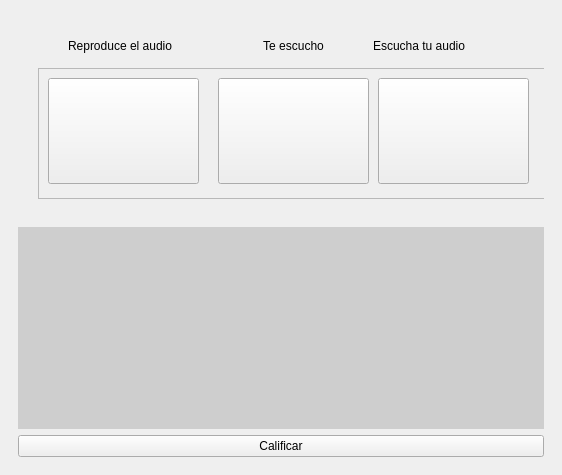
<?xml version="1.0" encoding="UTF-8"?>
<ui version="4.0">
 <class>MainWindow</class>
 <widget class="QMainWindow" name="MainWindow">
  <property name="geometry">
   <rect>
    <x>0</x>
    <y>0</y>
    <width>562</width>
    <height>475</height>
   </rect>
  </property>
  <property name="windowTitle">
   <string>MainWindow</string>
  </property>
  <widget class="QWidget" name="centralwidget">
   <property name="styleSheet">
    <string notr="true"/>
   </property>
   <layout class="QGridLayout" name="gridLayout">
    <item row="1" column="0">
     <widget class="QWidget" name="widget_4" native="true">
      <layout class="QVBoxLayout" name="verticalLayout">
       <item>
        <widget class="QWidget" name="widget" native="true">
         <property name="styleSheet">
          <string notr="true"/>
         </property>
         <widget class="QWidget" name="widget_9" native="true">
          <property name="geometry">
           <rect>
            <x>50</x>
            <y>10</y>
            <width>451</width>
            <height>36</height>
           </rect>
          </property>
          <layout class="QHBoxLayout" name="horizontalLayout">
           <item>
            <widget class="QLabel" name="labelreproductor">
             <property name="styleSheet">
              <string notr="true">font: 12pt &quot;Arial Rounded MT Bold&quot;;</string>
             </property>
             <property name="text">
              <string>Reproduce el audio</string>
             </property>
            </widget>
           </item>
           <item>
            <widget class="QLabel" name="labelescuchar">
             <property name="layoutDirection">
              <enum>Qt::LeftToRight</enum>
             </property>
             <property name="styleSheet">
              <string notr="true">font: 12pt &quot;Arial Rounded MT Bold&quot;;</string>
             </property>
             <property name="text">
              <string>Te escucho</string>
             </property>
             <property name="alignment">
              <set>Qt::AlignCenter</set>
             </property>
            </widget>
           </item>
           <item>
            <widget class="QLabel" name="label">
             <property name="styleSheet">
              <string notr="true">font: 12pt &quot;Arial Rounded MT Bold&quot;;</string>
             </property>
             <property name="text">
              <string>Escucha tu audio</string>
             </property>
            </widget>
           </item>
          </layout>
         </widget>
         <widget class="QFrame" name="frame">
          <property name="geometry">
           <rect>
            <x>20</x>
            <y>50</y>
            <width>508</width>
            <height>131</height>
           </rect>
          </property>
          <property name="frameShape">
           <enum>QFrame::StyledPanel</enum>
          </property>
          <property name="frameShadow">
           <enum>QFrame::Raised</enum>
          </property>
          <widget class="QPushButton" name="botonescuchar_3">
           <property name="geometry">
            <rect>
             <x>180</x>
             <y>10</y>
             <width>151</width>
             <height>106</height>
            </rect>
           </property>
           <property name="text">
            <string/>
           </property>
           <property name="icon">
            <iconset>
             <normaloff>../img/reproductor.jpg</normaloff>../img/reproductor.jpg</iconset>
           </property>
           <property name="iconSize">
            <size>
             <width>16777215</width>
             <height>98</height>
            </size>
           </property>
          </widget>
          <widget class="QPushButton" name="botonplay">
           <property name="geometry">
            <rect>
             <x>10</x>
             <y>10</y>
             <width>151</width>
             <height>106</height>
            </rect>
           </property>
           <property name="text">
            <string/>
           </property>
           <property name="icon">
            <iconset>
             <normaloff>../img/reproductor.jpg</normaloff>../img/reproductor.jpg</iconset>
           </property>
           <property name="iconSize">
            <size>
             <width>16777215</width>
             <height>98</height>
            </size>
           </property>
          </widget>
          <widget class="QPushButton" name="botonescuchatuaudio2">
           <property name="geometry">
            <rect>
             <x>340</x>
             <y>10</y>
             <width>151</width>
             <height>106</height>
            </rect>
           </property>
           <property name="text">
            <string/>
           </property>
           <property name="icon">
            <iconset>
             <normaloff>../img/bootnaudiotuyo.png</normaloff>../img/bootnaudiotuyo.png</iconset>
           </property>
           <property name="iconSize">
            <size>
             <width>16777215</width>
             <height>98</height>
            </size>
           </property>
          </widget>
         </widget>
        </widget>
       </item>
       <item>
        <widget class="QWidget" name="widget_5" native="true">
         <property name="styleSheet">
          <string notr="true">background-color: rgb(206, 206, 206);</string>
         </property>
         <layout class="QVBoxLayout" name="verticalLayout_3">
          <item>
           <widget class="QLabel" name="texto1">
            <property name="styleSheet">
             <string notr="true">font: 12pt &quot;Arial Rounded MT Bold&quot;;</string>
            </property>
            <property name="text">
             <string/>
            </property>
           </widget>
          </item>
         </layout>
        </widget>
       </item>
       <item>
        <widget class="QPushButton" name="btncalificar">
         <property name="text">
          <string>Calificar</string>
         </property>
        </widget>
       </item>
      </layout>
     </widget>
    </item>
   </layout>
  </widget>
 </widget>
 <resources/>
 <connections/>
</ui>
